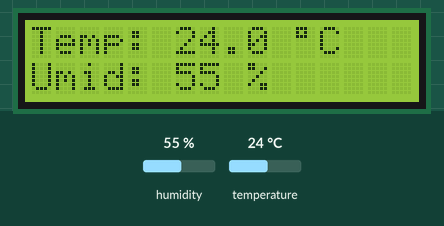
This sketch was run on a simulated Arduino Uno, built with avr-gcc and run on an emulated ATmega328P. On the bench: 16×2 character LCD. The inputs (shaded band) are chosen by the test bench; at power-on: humidity 55 %, temperature 24 °C. What the sketch prints to the serial monitor is not drawn.

Above: at 2.7 s.
2.8 s: humidity set to 22 %
At 7.1 s:
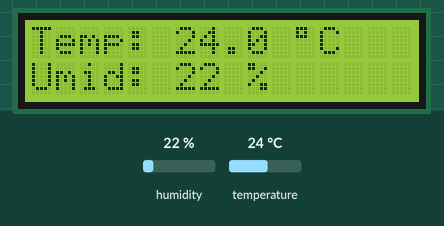
7.7 s: temperature set to 12 °C
At 11.3 s:
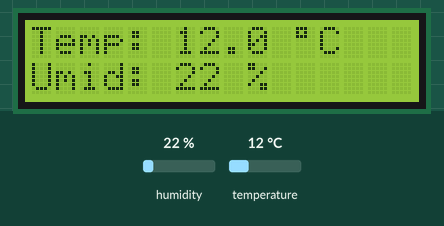
12.6 s: humidity set to 40 %
At 14.4 s:
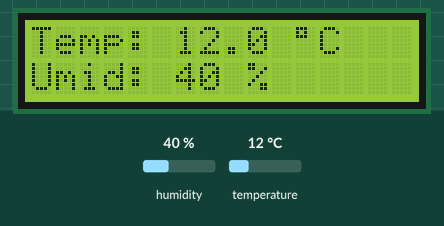
17.5 s: temperature set to 19 °C
At 18.6 s:
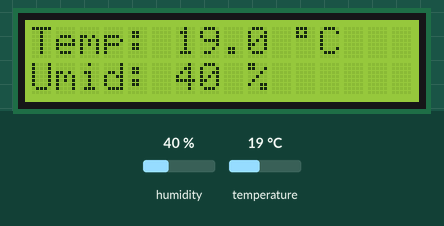
Timing chart, 0 to 20.5 s (numbered marks = the images above; inputs shaded):
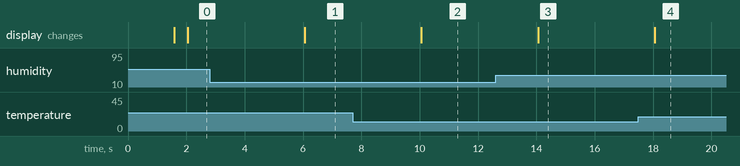

Measured:
- after the input at 2.8 s, the display: changes after 3.3 s (image 1)
- after the input at 7.7 s, the display: changes after 2.4 s (image 2)
- after the input at 12.6 s, the display: changes after 1.5 s (image 3)
- after the input at 17.5 s, the display: changes after 0.56 s (image 4)

The sketch:

p05_termometro_com_lcd.ino
```cpp
/*
 * Projeto 05: Termômetro com LCD
 * O que faz: Lê temperatura e umidade do DHT11 a cada 2s e mostra no display LCD 16x2 I2C.
 * Ligações: D2 (DHT11 DATA), A4 (LCD SDA), A5 (LCD SCL)
 * Bibliotecas: Wire, LiquidCrystal I2C (Frank de Brabander), DHT sensor library (Adafruit)
 * Material: 80 Projetos Arduino
 */

#include <Wire.h>
#include <LiquidCrystal_I2C.h>
#include <DHT.h>

const byte PINO_DHT = 2;       // Pino DATA do sensor DHT11
const byte PINO_I2C_SDA = A4;  // Pino SDA do LCD 16x2 I2C
const byte PINO_I2C_SCL = A5;  // Pino SCL do LCD 16x2 I2C

const byte ENDERECO_LCD = 0x27; // AJUSTE AQUI: mude para 0x3F se o seu LCD usar chip PCF8574A
const unsigned long INTERVALO_LEITURA_MS = 2000;

LiquidCrystal_I2C lcd(ENDERECO_LCD, 16, 2);
DHT dht(PINO_DHT, DHT11);

unsigned long ultimaLeitura = 0;

void setup() {
  Serial.begin(9600);
  (void)PINO_I2C_SDA;
  (void)PINO_I2C_SCL;

  dht.begin();
  lcd.init();
  lcd.backlight();

  lcd.setCursor(0, 0);
  lcd.print(F("Termometro LCD"));
  lcd.setCursor(0, 1);
  lcd.print(F("Iniciando..."));
  Serial.println(F("Sistema pronto! Termômetro com LCD iniciado."));
  delay(1500);
  lcd.clear();
}

void loop() {
  unsigned long agora = millis();
  if (agora - ultimaLeitura >= INTERVALO_LEITURA_MS) {
    ultimaLeitura = agora;

    float umidade = dht.readHumidity();
    float temperatura = dht.readTemperature();

    if (isnan(umidade) || isnan(temperatura)) {
      Serial.println(F("Falha ao ler o sensor DHT11! Verifique o fio no pino D2."));
      lcd.setCursor(0, 0);
      lcd.print(F("Erro no DHT11!  "));
      lcd.setCursor(0, 1);
      lcd.print(F("Confira pino D2 "));
      return;
    }

    Serial.print(F("Temp: "));
    Serial.print(temperatura, 1);
    Serial.print(F(" C | Umidade: "));
    Serial.print((int)umidade);
    Serial.println(F(" %"));

    lcd.setCursor(0, 0);
    lcd.print(F("Temp: "));
    lcd.print(temperatura, 1);
    lcd.print(F(" "));
    lcd.write(223); // Símbolo de grau no LCD
    lcd.print(F("C   "));

    lcd.setCursor(0, 1);
    lcd.print(F("Umid: "));
    lcd.print((int)umidade);
    lcd.print(F(" %      "));
  }
}
```
